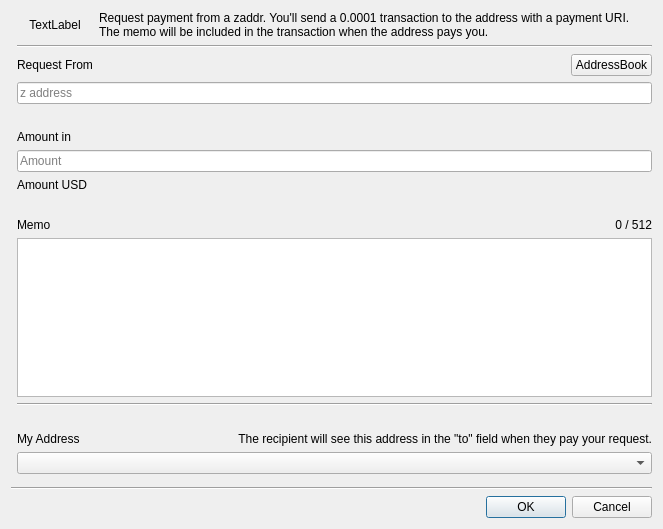
<?xml version="1.0" encoding="UTF-8"?>
<ui version="4.0">
 <class>RequestDialog</class>
 <widget class="QDialog" name="RequestDialog">
  <property name="geometry">
   <rect>
    <x>0</x>
    <y>0</y>
    <width>663</width>
    <height>529</height>
   </rect>
  </property>
  <property name="windowTitle">
   <string>Payment Request</string>
  </property>
  <layout class="QGridLayout" name="gridLayout">
   <item row="18" column="1" colspan="3">
    <widget class="AddressCombo" name="cmbMyAddress"/>
   </item>
   <item row="2" column="3">
    <layout class="QHBoxLayout" name="horizontalLayout">
     <item>
      <spacer name="horizontalSpacer">
       <property name="orientation">
        <enum>Qt::Horizontal</enum>
       </property>
       <property name="sizeHint" stdset="0">
        <size>
         <width>40</width>
         <height>20</height>
        </size>
       </property>
      </spacer>
     </item>
     <item>
      <widget class="QPushButton" name="btnAddressBook">
       <property name="text">
        <string>AddressBook</string>
       </property>
      </widget>
     </item>
    </layout>
   </item>
   <item row="21" column="0" colspan="4">
    <widget class="Line" name="line">
     <property name="orientation">
      <enum>Qt::Horizontal</enum>
     </property>
    </widget>
   </item>
   <item row="2" column="1">
    <widget class="QLabel" name="lblAddress">
     <property name="text">
      <string>Request From</string>
     </property>
    </widget>
   </item>
   <item row="15" column="1">
    <widget class="QLabel" name="label_2">
     <property name="text">
      <string>My Address</string>
     </property>
    </widget>
   </item>
   <item row="5" column="1" colspan="3">
    <widget class="QLabel" name="lblSaplingWarning">
     <property name="styleSheet">
      <string notr="true">color: red;</string>
     </property>
     <property name="text">
      <string/>
     </property>
    </widget>
   </item>
   <item row="6" column="1">
    <widget class="QLabel" name="lblAmount">
     <property name="text">
      <string>Amount in </string>
     </property>
    </widget>
   </item>
   <item row="10" column="1">
    <widget class="QLabel" name="label">
     <property name="text">
      <string/>
     </property>
    </widget>
   </item>
   <item row="24" column="2" colspan="2">
    <widget class="QDialogButtonBox" name="buttonBox">
     <property name="orientation">
      <enum>Qt::Horizontal</enum>
     </property>
     <property name="standardButtons">
      <set>QDialogButtonBox::Cancel|QDialogButtonBox::Ok</set>
     </property>
    </widget>
   </item>
   <item row="14" column="1">
    <widget class="QLabel" name="label_4">
     <property name="text">
      <string/>
     </property>
    </widget>
   </item>
   <item row="4" column="1" colspan="3">
    <widget class="QLineEdit" name="txtFrom">
     <property name="sizePolicy">
      <sizepolicy hsizetype="Minimum" vsizetype="Fixed">
       <horstretch>0</horstretch>
       <verstretch>0</verstretch>
      </sizepolicy>
     </property>
     <property name="alignment">
      <set>Qt::AlignLeading|Qt::AlignLeft|Qt::AlignVCenter</set>
     </property>
     <property name="placeholderText">
      <string>z address</string>
     </property>
    </widget>
   </item>
   <item row="1" column="1" colspan="3">
    <widget class="Line" name="line_3">
     <property name="orientation">
      <enum>Qt::Horizontal</enum>
     </property>
    </widget>
   </item>
   <item row="12" column="1" colspan="3">
    <widget class="MemoEdit" name="txtMemo">
     <property name="sizePolicy">
      <sizepolicy hsizetype="Expanding" vsizetype="Preferred">
       <horstretch>0</horstretch>
       <verstretch>0</verstretch>
      </sizepolicy>
     </property>
    </widget>
   </item>
   <item row="7" column="1" colspan="3">
    <widget class="QLineEdit" name="txtAmount">
     <property name="alignment">
      <set>Qt::AlignLeading|Qt::AlignLeft|Qt::AlignVCenter</set>
     </property>
     <property name="placeholderText">
      <string>Amount</string>
     </property>
    </widget>
   </item>
   <item row="13" column="1" colspan="3">
    <widget class="Line" name="line_2">
     <property name="orientation">
      <enum>Qt::Horizontal</enum>
     </property>
    </widget>
   </item>
   <item row="15" column="3">
    <widget class="QLabel" name="lblAddressInfo">
     <property name="text">
      <string>The recipient will see this address in the &quot;to&quot; field when they pay your request.</string>
     </property>
     <property name="alignment">
      <set>Qt::AlignRight|Qt::AlignTrailing|Qt::AlignVCenter</set>
     </property>
    </widget>
   </item>
   <item row="11" column="3">
    <widget class="QLabel" name="lblMemoLen">
     <property name="text">
      <string notr="true">0 / 512</string>
     </property>
     <property name="alignment">
      <set>Qt::AlignRight|Qt::AlignTrailing|Qt::AlignVCenter</set>
     </property>
    </widget>
   </item>
   <item row="9" column="1">
    <widget class="QLabel" name="txtAmountUSD">
     <property name="text">
      <string>Amount USD</string>
     </property>
     <property name="alignment">
      <set>Qt::AlignLeading|Qt::AlignLeft|Qt::AlignVCenter</set>
     </property>
    </widget>
   </item>
   <item row="20" column="1">
    <spacer name="verticalSpacer">
     <property name="orientation">
      <enum>Qt::Vertical</enum>
     </property>
     <property name="sizeHint" stdset="0">
      <size>
       <width>20</width>
       <height>40</height>
      </size>
     </property>
    </spacer>
   </item>
   <item row="11" column="1">
    <widget class="QLabel" name="label_3">
     <property name="text">
      <string>Memo</string>
     </property>
    </widget>
   </item>
   <item row="0" column="1">
    <widget class="QLabel" name="lblPixmap">
     <property name="text">
      <string>TextLabel</string>
     </property>
     <property name="alignment">
      <set>Qt::AlignCenter</set>
     </property>
    </widget>
   </item>
   <item row="0" column="2" colspan="2">
    <widget class="QLabel" name="lblHeader">
     <property name="text">
      <string>Request payment from a zaddr. You'll send a 0.0001 transaction to the address with a payment URI. The memo will be included in the transaction when the address pays you.</string>
     </property>
     <property name="wordWrap">
      <bool>true</bool>
     </property>
    </widget>
   </item>
  </layout>
 </widget>
 <customwidgets>
  <customwidget>
   <class>MemoEdit</class>
   <extends>QPlainTextEdit</extends>
   <header>memoedit.h</header>
  </customwidget>
  <customwidget>
   <class>AddressCombo</class>
   <extends>QComboBox</extends>
   <header>addresscombo.h</header>
  </customwidget>
 </customwidgets>
 <tabstops>
  <tabstop>txtAmount</tabstop>
  <tabstop>txtMemo</tabstop>
 </tabstops>
 <resources/>
 <connections>
  <connection>
   <sender>buttonBox</sender>
   <signal>accepted()</signal>
   <receiver>RequestDialog</receiver>
   <slot>accept()</slot>
   <hints>
    <hint type="sourcelabel">
     <x>248</x>
     <y>254</y>
    </hint>
    <hint type="destinationlabel">
     <x>157</x>
     <y>274</y>
    </hint>
   </hints>
  </connection>
  <connection>
   <sender>buttonBox</sender>
   <signal>rejected()</signal>
   <receiver>RequestDialog</receiver>
   <slot>reject()</slot>
   <hints>
    <hint type="sourcelabel">
     <x>316</x>
     <y>260</y>
    </hint>
    <hint type="destinationlabel">
     <x>286</x>
     <y>274</y>
    </hint>
   </hints>
  </connection>
 </connections>
</ui>
